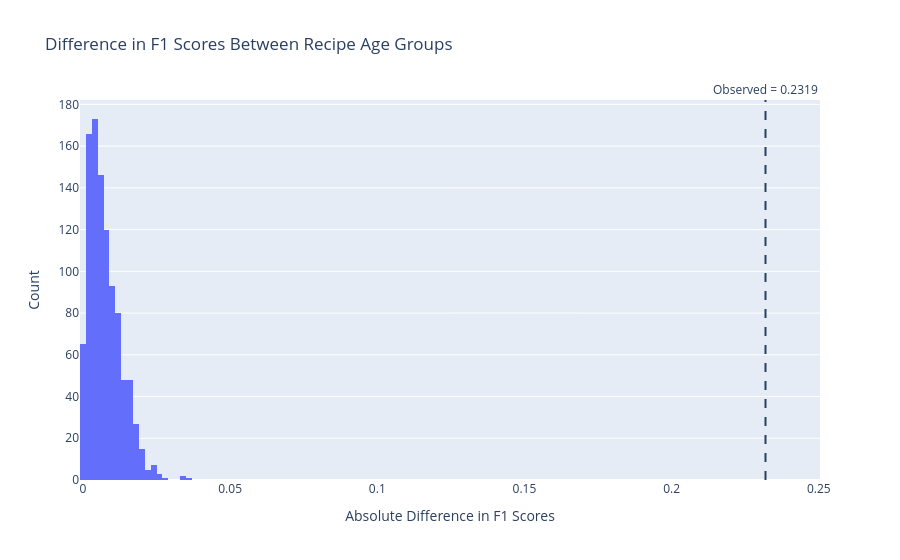

This figure's notebook cell:
### Markdown cell above
## Step 8: Fairness Analysis

### Code cell
# Create Median Year
median_year = model_data['submitted_year'].median()
print(median_year)

#Split submitted year into older and newer recipes
older_mask = X_test['submitted_year'] <= median_year
newer_mask = X_test['submitted_year'] > median_year

# Store f1 score on older and newere recipes
f1_old = f1_score(y_test[older_mask],y_pred[older_mask])
f1_new = f1_score(y_test[newer_mask],y_pred[newer_mask])

# Calculate obnserved difference
observed_diff = np.abs(f1_old - f1_new)

print("Older recipe F1:", f1_old)
print("Newer recipe F1:", f1_new)
print("Observed Difference:", observed_diff)

# Perform permutation test, old recipe gets assigned to True and newer is False
group_labels = older_mask.copy()
diffs = []

for i in range(1000):
    shuffled_labels = np.random.permutation(group_labels)
    f1_old_perm = f1_score(y_test[shuffled_labels],y_pred[shuffled_labels])
    f1_new_perm = f1_score(y_test[~shuffled_labels],y_pred[~shuffled_labels])
    diffs.append(abs(f1_old_perm - f1_new_perm))

# Calculate P value
p_value = np.mean(np.array(diffs) >= observed_diff)
print("P-value:", p_value)

# Graph results
perm_df = pd.DataFrame({'Difference in F1': diffs})

fig = px.histogram(
    perm_df,
    x='Difference in F1',
    nbins=30,
    title='Difference in F1 Scores Between Recipe Age Groups'
)

fig.add_vline(
    x=observed_diff,
    line_dash='dash',
    annotation_text=f'Observed = {observed_diff:.4f}',
    annotation_position='top'
)

fig.update_layout(
    xaxis_title='Absolute Difference in F1 Scores',
    yaxis_title='Count'
)

fig.show()
fig.write_html('assets/recipe-age.html',include_plotlyjs='cdn')

### Figure 1 — Plotly figure (JSON) as saved in the notebook; plotly's stock layout.template omitted (floating-point values rounded to 4 significant figures; data arrays with more than 128 entries replaced by an {"elided": "..."} marker saying what was removed)
{"data": [{"bingroup": "x", "hovertemplate": "Difference in F1=%{x}<br>count=%{y}<extra></extra>", "legendgroup": "", "marker": {"color": "#636efa", "pattern": {"shape": ""}}, "name": "", "nbinsx": 30, "orientation": "v", "showlegend": false, "type": "histogram", "x": {"elided": "1000 float values"}, "xaxis": "x", "yaxis": "y"}], "layout": {"annotations": [{"showarrow": false, "text": "Observed = 0.2319", "x": 0.2319, "xanchor": "center", "xref": "x", "y": 1, "yanchor": "bottom", "yref": "y domain"}], "barmode": "relative", "legend": {"tracegroupgap": 0}, "shapes": [{"line": {"dash": "dash"}, "type": "line", "x0": 0.2319, "x1": 0.2319, "xref": "x", "y0": 0, "y1": 1, "yref": "y domain"}], "title": {"text": "Difference in F1 Scores Between Recipe Age Groups"}, "xaxis": {"anchor": "y", "domain": [0, 1], "title": {"text": "Absolute Difference in F1 Scores"}}, "yaxis": {"anchor": "x", "domain": [0, 1], "title": {"text": "Count"}}}}
